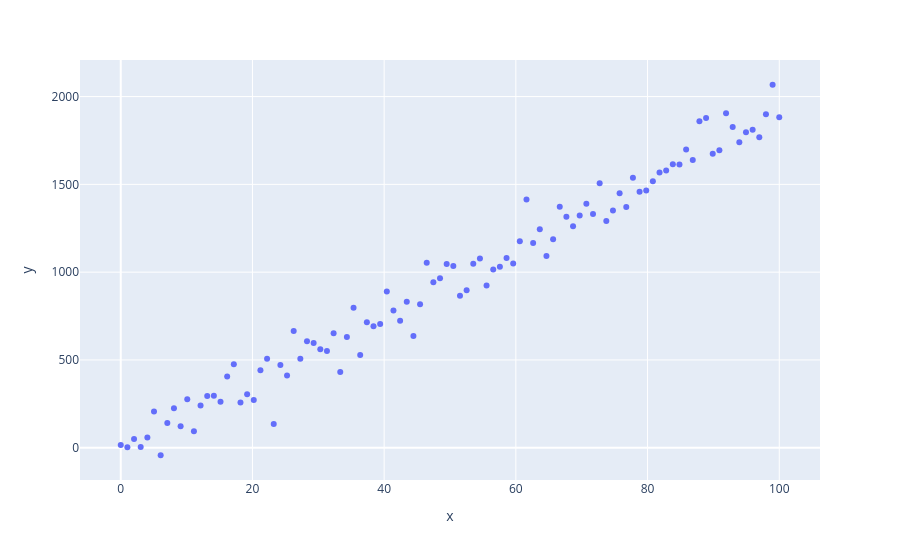

The notebook cell saved with this chart:
### Code cell
import numpy as np
import plotly.express as px
import plotly.graph_objects as go

def generate_dataset(n: int, noise_std: float = 100.0) -> tuple[np.ndarray, np.ndarray]:
    a = np.random.uniform(low=-100, high=100)
    x = np.linspace(start=0, stop=100, num=n)
    noise = np.random.randn(n) * noise_std
    y = a * x + noise
    return x, y

x, y = generate_dataset(n=100)
px.scatter(x=x, y=y)
